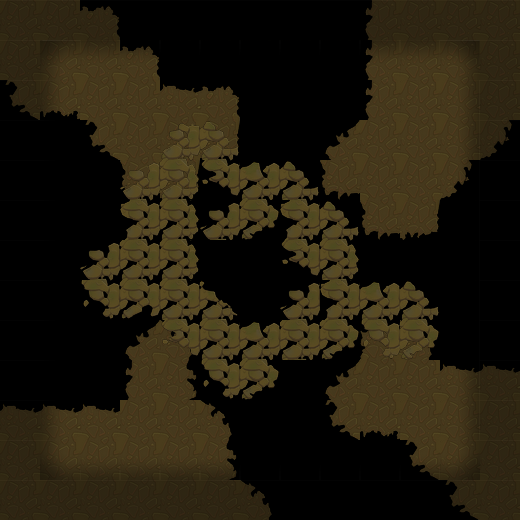

Tiled map render using the project's own tile images. Description and the map definition, with tile-layer contents summarised, below:
An orthogonal 13x13 tile map with 40x40 px tiles, 3 tile layers (块层 1, 块层 3, 块层 2).

<map version="1.0" orientation="orthogonal" width="13" height="13" tilewidth="40" tileheight="40">
 <tileset firstgid="1" name="mdmap_skin" tilewidth="40" tileheight="40">
  <image source="mdmap_skin.png" width="400" height="240" />
 </tileset>
 <layer name="块层 1" width="13" height="13">
  <data>[169 cells, 82 non-empty, 18 distinct tile ids]</data>
 </layer>
 <layer name="块层 3" width="13" height="13">
  <data>[169 cells, 35 non-empty, 12 distinct tile ids]</data>
 </layer>
 <layer name="块层 2" width="13" height="13">
  <data>[169 cells, 88 non-empty, 9 distinct tile ids]</data>
 </layer>
</map>
